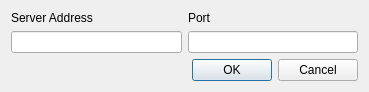
<?xml version="1.0" encoding="UTF-8"?>
<ui version="4.0">
 <class>setserver</class>
 <widget class="QDialog" name="setserver">
  <property name="geometry">
   <rect>
    <x>0</x>
    <y>0</y>
    <width>369</width>
    <height>83</height>
   </rect>
  </property>
  <property name="windowTitle">
   <string>Dialog</string>
  </property>
  <layout class="QGridLayout" name="gridLayout">
   <item row="0" column="0">
    <layout class="QVBoxLayout" name="vert_main">
     <item>
      <layout class="QHBoxLayout" name="horiz_main">
       <item>
        <layout class="QVBoxLayout" name="vert_Address">
         <item>
          <widget class="QLabel" name="lblAddress">
           <property name="sizePolicy">
            <sizepolicy hsizetype="Expanding" vsizetype="Fixed">
             <horstretch>0</horstretch>
             <verstretch>0</verstretch>
            </sizepolicy>
           </property>
           <property name="text">
            <string>Server Address</string>
           </property>
          </widget>
         </item>
         <item>
          <widget class="QLineEdit" name="linAddress">
           <property name="sizePolicy">
            <sizepolicy hsizetype="Expanding" vsizetype="Fixed">
             <horstretch>0</horstretch>
             <verstretch>0</verstretch>
            </sizepolicy>
           </property>
           <property name="text">
            <string/>
           </property>
          </widget>
         </item>
        </layout>
       </item>
       <item>
        <layout class="QVBoxLayout" name="vert_Port">
         <item>
          <widget class="QLabel" name="lblPort">
           <property name="sizePolicy">
            <sizepolicy hsizetype="Expanding" vsizetype="Fixed">
             <horstretch>0</horstretch>
             <verstretch>0</verstretch>
            </sizepolicy>
           </property>
           <property name="maximumSize">
            <size>
             <width>200</width>
             <height>16777215</height>
            </size>
           </property>
           <property name="text">
            <string>Port</string>
           </property>
          </widget>
         </item>
         <item>
          <widget class="QLineEdit" name="linPort">
           <property name="sizePolicy">
            <sizepolicy hsizetype="Expanding" vsizetype="Fixed">
             <horstretch>0</horstretch>
             <verstretch>0</verstretch>
            </sizepolicy>
           </property>
           <property name="maximumSize">
            <size>
             <width>200</width>
             <height>16777215</height>
            </size>
           </property>
           <property name="text">
            <string/>
           </property>
          </widget>
         </item>
        </layout>
       </item>
      </layout>
     </item>
     <item>
      <widget class="QDialogButtonBox" name="buttonBox">
       <property name="orientation">
        <enum>Qt::Horizontal</enum>
       </property>
       <property name="standardButtons">
        <set>QDialogButtonBox::Cancel|QDialogButtonBox::Ok</set>
       </property>
      </widget>
     </item>
    </layout>
   </item>
  </layout>
 </widget>
 <resources/>
 <connections>
  <connection>
   <sender>buttonBox</sender>
   <signal>rejected()</signal>
   <receiver>setserver</receiver>
   <slot>reject()</slot>
   <hints>
    <hint type="sourcelabel">
     <x>316</x>
     <y>260</y>
    </hint>
    <hint type="destinationlabel">
     <x>286</x>
     <y>274</y>
    </hint>
   </hints>
  </connection>
  <connection>
   <sender>buttonBox</sender>
   <signal>accepted()</signal>
   <receiver>setserver</receiver>
   <slot>accept()</slot>
   <hints>
    <hint type="sourcelabel">
     <x>248</x>
     <y>254</y>
    </hint>
    <hint type="destinationlabel">
     <x>157</x>
     <y>274</y>
    </hint>
   </hints>
  </connection>
 </connections>
</ui>
